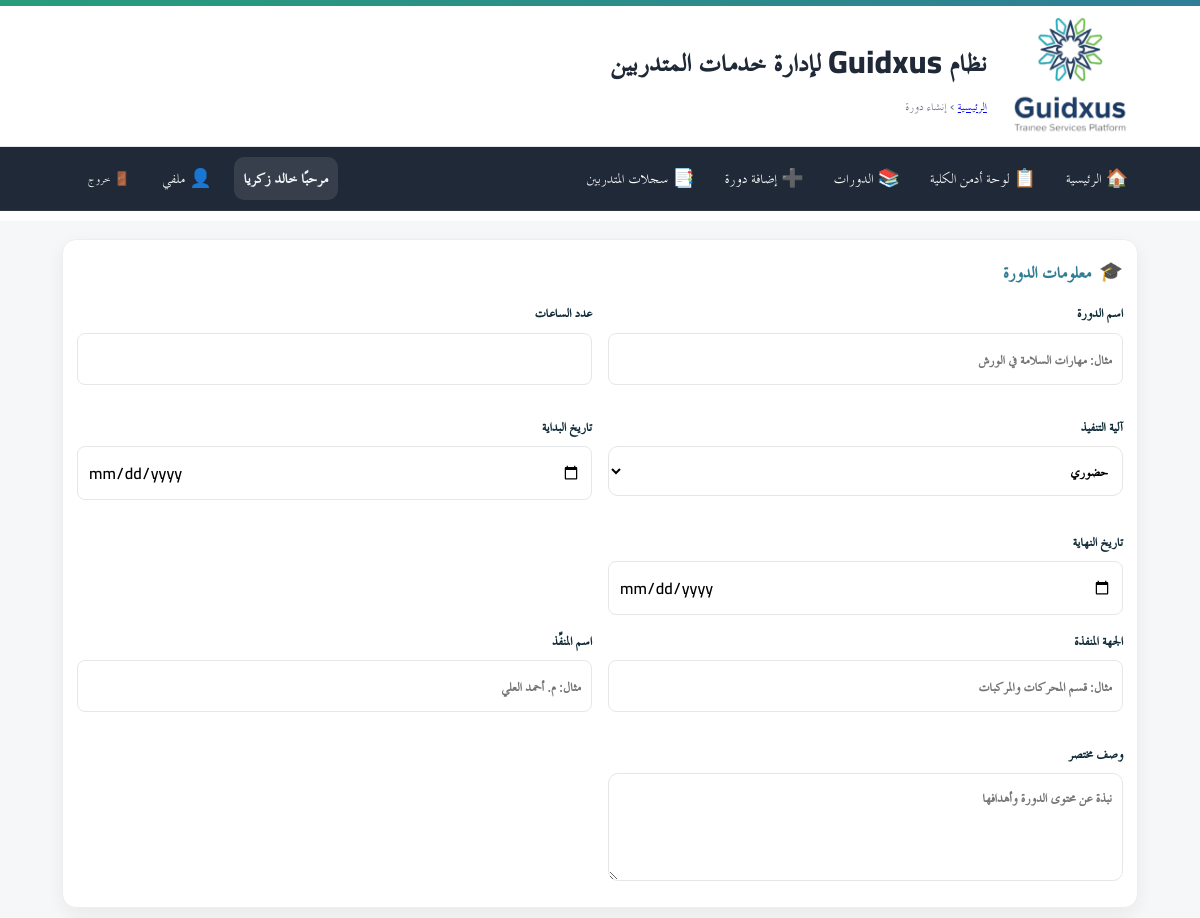
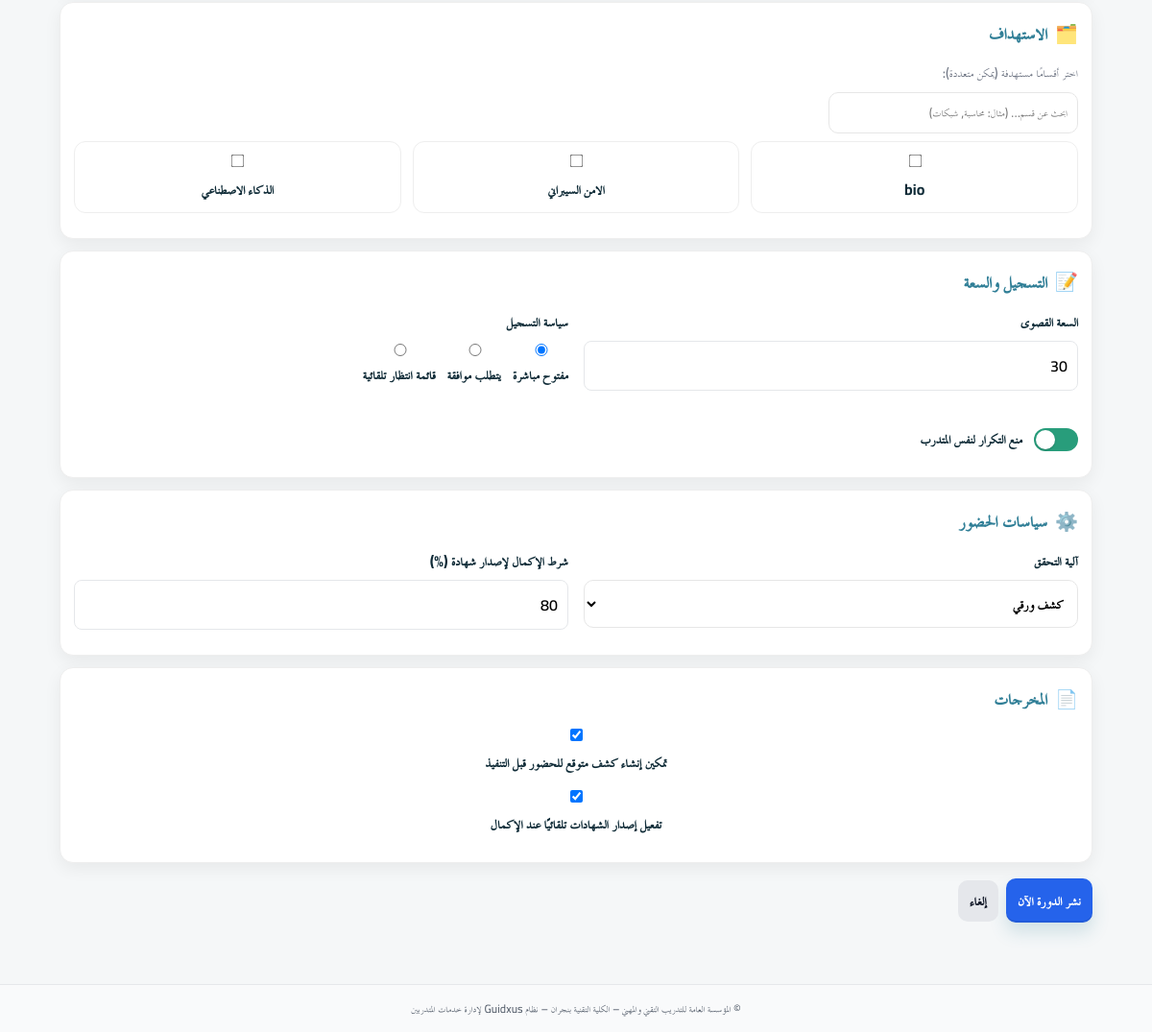
The app's page /hod/courses/new (signed in) with its own data (2 pictures, top to bottom).
### app/models.py (models this page shows)
class User(Base):
    __tablename__ = "users"
    id = Column(Integer, primary_key=True, autoincrement=True)
    full_name = Column(String(255), nullable=False)
    username = Column(String(100), unique=True, nullable=False, index=True)
    password_hash = Column(String(255), nullable=False)
    is_admin = Column(Boolean, default=False, nullable=False)   # سوبر أدمن (صلاحيات كاملة)
    is_college_admin = Column(Boolean, default=False, nullable=False)  # أدمن كلية (صلاحيات في نطاق كلية واحدة)
    college_admin_college = Column(String(255), nullable=True)  # الكلية التي يديرها أدمن الكلية
    is_hod = Column(Boolean, default=False, nullable=False)      # رئيس قسم؟
    is_doc = Column(Boolean, default=False, nullable=False)      # 👈 طبيب الكلية (جديد)
    doctor_college = Column(String(255), nullable=True)          # الكلية التي يعمل فيها الطبيب
    hod_college = Column(String(255), nullable=True)             # كلية رئيس القسم (إن وُجد)
    is_active = Column(Boolean, default=True, nullable=False)
    must_change_password = Column(Boolean, default=True, nullable=False)  # يجب تغيير كلمة المرور عند أول دخول
    created_at = Column(DateTime, server_default=func.now(), nullable=False)
    updated_at = Column(DateTime, onupdate=func.now())
    headed_departments = relationship(
        "Department",
        back_populates="head_user",
        foreign_keys="Department.head_user_id",
        lazy="selectin",
    )
    login_logs = relationship(
        "LoginLog",
        back_populates="user",
        cascade="all, delete-orphan",
        passive_deletes=True,
        lazy="selectin",
    )

class Department(Base):
    __tablename__ = "departments"
    id = Column(Integer, primary_key=True, index=True)
    name = Column(String(255), nullable=False)       # مثال: "تقنية إدارة أنظمة الشبكات - كلية نجران"
    college = Column(String(255), nullable=False)
    is_active = Column(Boolean, nullable=False, default=True)
    head_user_id = Column(Integer, ForeignKey("users.id", ondelete="SET NULL"), nullable=True)
    head_user = relationship(
        "User",
        foreign_keys=[head_user_id],
        back_populates="headed_departments",
        lazy="joined",
    )
    hod_name = Column(String(255), nullable=True)
    created_at = Column(DateTime, server_default=func.now(), nullable=False)
    updated_at = Column(DateTime, server_default=func.now(), onupdate=func.now(), nullable=False)
    __table_args__ = (
        Index("idx_departments_name", "name"),
        Index("idx_departments_college", "college"),
    )

### app/routers/hod.py (the view)
@router.get("/courses/new")
def create_course_form(
    request: Request,
    edit: Optional[int] = None,
    db: Session = Depends(get_db),
    user: CurrentUser = Depends(require_hod_or_admin),
):
    if edit:
        return RedirectResponse(url=f"/hod/courses/{edit}/edit", status_code=status.HTTP_302_FOUND)
    q = db.query(Department)
    if user.is_hod and user.hod_college:
        q = q.filter(Department.college == user.hod_college)
    elif user.is_college_admin and user.college_admin_college:
        q = q.filter(Department.college == user.college_admin_college)
    departments = q.order_by(Department.name.asc()).all()
    return templates.TemplateResponse(
        "hod/create_course.html",
        {"request": request, "departments": departments, "current_user": user},
    )

### app/templates/hod/create_course.html (shortened to what this page needs)
{% extends "base.html" %}
{% block breadcrumb %}
  <a href="/hod/">الرئيسية</a> › <span>{{ 'تعديل دورة' if edit_mode else 'إنشاء دورة' }}</span>
{% endblock %}
{% block content %}
{% set c = course if (edit_mode and course is defined) else None %}
{% set mode_val = (c.mode if c else '') %}
{% set selected_ids = (selected_department_ids if (edit_mode and selected_department_ids is defined) else []) %}
<form class="form prestige-form" method="post" action="{{ '/hod/courses/' ~ c.id ~ '/edit' if c else '/hod/courses/new' }}">
  <section class="card card-prestige">
    <div class="card-head">
      <div class="card-icon">🎓</div>
      <h3>معلومات الدورة</h3>
    </div>
    <div class="grid">
      <label>اسم الدورة
        <input type="text" name="title" required placeholder="مثال: مهارات السلامة في الورش" value="{{ c.title if c else '' }}">
      </label>
      <label>عدد الساعات
        <input type="number" name="hours" step="0.5" min="0.5" required value="{{ c.hours if c else '' }}">
      </label>
      <label>آلية التنفيذ
        <select name="mode" required>
          <option value="in_person" {{ 'selected' if mode_val in ['in_person','حضوري','حضوري '] else '' }}>حضوري</option>
        </select>
      </label>
      <label>تاريخ البداية
        <input type="date" name="start_date" required
               value="{{ (c.start_date.strftime('%Y-%m-%d') if c and c.start_date else '') }}">
      </label>
      <label>تاريخ النهاية
        <input type="date" name="end_date" required
               value="{{ (c.end_date.strftime('%Y-%m-%d') if c and c.end_date else '') }}">
      </label>
    </div>
    <div class="grid">
      <label>الجهة المنفذة
        <input type="text" name="provider" placeholder="مثال: قسم المحركات والمركبات" value="{{ c.provider if c else '' }}">
      </label>
      <label>اسم المنفِّذ
        <input type="text" name="provider_name" placeholder="مثال: م. أحمد العلي" value="{{ c.provider_name if c else '' }}">
      </label>
      <label>وصف مختصر
        <textarea name="description" rows="3" placeholder="نبذة عن محتوى الدورة وأهدافها">{{ c.description if c else '' }}</textarea>
      </label>
    </div>
  </section>
  <section class="card card-prestige">
    <div class="card-head">
      <div class="card-icon">🗂️</div>
      <h3>الاستهداف</h3>
    </div>
    <div class="muted">اختر أقسامًا مستهدفة (يمكن متعددة):</div>
    <div class="dep-toolbar">
      <input type="search" id="dep-filter" placeholder="ابحث عن قسم… (مثال: محاسبة, شبكات)">
    </div>
    <div class="checkbox-grid" id="dep-grid">
      {% for dep in departments %}
        <label class="checkbox">
          <input type="checkbox" name="target_department_ids" value="{{ dep.id }}"
                 {% if edit_mode and (dep.id in selected_ids) %}checked{% endif %}>
          <span>{{ dep.name }}</span>
        </label>
      {% else %}
        <div class="muted">لا توجد أقسام مسجلة بعد.</div>
      {% endfor %}
    </div>
  </section>
  <section class="card card-prestige">
    <div class="card-head">
      <div class="card-icon">📝</div>
      <h3>التسجيل والسعة</h3>
    </div>
    <div class="grid">
      <label>السعة القصوى
        <input type="number" name="capacity" min="1" required value="{{ c.capacity if c else 30 }}">
      </label>
      <label>سياسة التسجيل
        {% set policy = c.registration_policy if c else 'open' %}
        <div class="inline">
          <label class="radio"><input type="radio" name="registration_policy" value="open"     {{ 'checked' if policy=='open' else '' }}> مفتوح مباشرة</label>
          <label class="radio"><input type="radio" name="registration_policy" value="approval" {{ 'checked' if policy=='approval' else '' }}> يتطلب موافقة</label>
          <label class="radio"><input type="radio" name="registration_policy" value="waitlist" {{ 'checked' if policy=='waitlist' else '' }}> قائمة انتظار تلقائية</label>
        </div>
      </label>
      <label class="toggle">منع التكرار لنفس المتدرب
        <span class="slider"></span>
      </label>
    </div>
  </section>
  <section class="card card-prestige">
    <div class="card-head">
      <div class="card-icon">⚙️</div>
      <h3>سياسات الحضور</h3>
    </div>
    <div class="grid">
      {% set av = c.attendance_verification if c else 'paper' %}
      <label>آلية التحقق
        <select name="attendance_verification">
          <option value="paper" {{ 'selected' if av=='paper' else '' }}>كشف ورقي</option>
        </select>
      </label>
      <label>شرط الإكمال لإصدار شهادة (%)
        <input type="number" name="completion_threshold" min="0" max="100" value="{{ c.completion_threshold if c else 80 }}">
      </label>
    </div>
  </section>
  <section class="card card-prestige">
    <div class="card-head">
      <div class="card-icon">📄</div>
      <h3>المخرجات</h3>
    </div>
    <label class="checkbox">
      <input type="checkbox" name="create_expected_roster" {{ 'checked' if (c and c.create_expected_roster) or (not c) else '' }}>
      <span>تمكين إنشاء كشف متوقع للحضور قبل التنفيذ</span>
    </label>
    <label class="checkbox">
      <input type="checkbox" name="auto_issue_certificates" {{ 'checked' if (c and c.auto_issue_certificates) or (not c) else '' }}>
      <span>تفعيل إصدار الشهادات تلقائيًا عند الإكمال</span>
    </label>
  </section>
  <div class="actions actions-prestige">
    <button type="submit" class="btn btn-primary btn-prestige">{{ 'حفظ التعديلات' if c else 'نشر الدورة الآن' }}</button>
    <a class="btn btn-secondary" href="/hod/">{{ 'رجوع' if c else 'إلغاء' }}</a>
  </div>
</form>
{% endblock %}

### app/templates/base.html (shortened to what this page needs)
<!doctype html>
<html lang="ar" dir="rtl">
<head>
  <link rel="stylesheet" href="/static/css/app.css">
  <link rel="stylesheet" href="/static/css/custom.css">
</head>
<body>
  <header class="site-header">
    <div class="topband"></div>
    <div class="header-inner">
      {% if ui_logo_url %}
        <img src="{{ ui_logo_url }}" alt="{{ app_name or 'Logo' }}" class="logo">
      {% else %}
        <img src="/static/images/favicon.ico" alt="{{ app_name or 'Logo' }}" class="logo">
      {% endif %}
      <div class="titles">
        <h1 class="site-title">نظام Guidxus لإدارة خدمات المتدربين</h1>
        <div class="breadcrumb">{% block breadcrumb %}{% endblock %}</div>
      </div>
    </div>
  </header>
  <nav class="main-nav">
    <div class="nav-inner">
      <a href="/">🏠 الرئيسية</a>
      {% set cu = request.session.get('user') %}
      {% set display_name = (cu.get('full_name') if cu and cu.get('full_name') else (cu.get('username') if cu and cu.get('username') else 'مستخدم')) %}
      {% if cu %}
        {% if cu.get('is_college_admin') %}
          <a href="/admin/">📋 لوحة أدمن الكلية</a>
          <a href="/hod/courses">📚 الدورات</a>
          <a href="/hod/courses/new">➕ إضافة دورة</a>
          <a href="/hod/skills-record">📑 سجلات المتدربين</a>
        {% endif %}
        <div class="navbar-right">
          <span class="greeting">مرحبًا {{ display_name }}</span>
          <a href="/profile/" class="btn-link" title="ملفي الشخصي">👤 ملفي</a>
          <form method="post" action="/auth/logout" style="margin:0;">
            <button class="btn-link btn-logout" title="تسجيل الخروج">🚪 خروج</button>
          </form>
        </div>
      {% else %}
        <div class="nav-spacer"></div>
        <a href="/auth/login">🔐 تسجيل الدخول</a>
      {% endif %}
    </div>
  </nav>
  <main class="container">
    {% block content %}{% endblock %}
  </main>
  <footer class="site-footer">
    <div class="container">
      <small>
        {{ ui_footer or "© المؤسسة العامة للتدريب التقني والمهني – الكلية التقنية بنجران – نظام Guidxus لإدارة خدمات المتدربين" }}
      </small>
    </div>
  </footer>
</body>
</html>

### app/static/css/app.css (style rules this page uses)
:root { --tvtc-green-1:#7EC6A4; --tvtc-green-2:#289D7B; --tvtc-blue-1:#6BB6C8; --tvtc-blue-2:#2F7E96; --tvtc-gray-1:#F5F7F8; --tvtc-gray-2:#E5E7EA; --tvtc-gray-3:#6B7280; --tvtc-black:#1F2937; --tvtc-ivory:#FAFAF7; }
* { box-sizing:border-box; font-family:"Cairo","TraditionalArabicCustom","MajallaCustom","Noto Kufi Arabic","Segoe UI",Arial,sans-serif; }
body { margin:0; background:linear-gradient(180deg,var(--tvtc-ivory),#fff 220px,var(--tvtc-gray-1) 221px); color:var(--tvtc-black); font-size:18px; line-height:1.7; }
.container { max-width:1100px; margin-inline:auto; padding:16px; }
.site-header { background:#fff; border-bottom:1px solid var(--tvtc-gray-2); }
.header-inner { display:flex; align-items:center; gap:16px; padding-block:12px; }
.logo { height:56px; width:auto; filter: drop-shadow(0 1px 0 rgba(0,0,0,.05)); }
.site-title { margin:0; color:var(--tvtc-blue-2); font-weight:700; letter-spacing:.3px; }
.breadcrumb { color:var(--tvtc-gray-3); font-size:.9rem; }
.topband { height:6px; background:linear-gradient(90deg,var(--tvtc-green-2),var(--tvtc-blue-2)); }
.site-footer { margin-top:40px; background:#fff; border-top:1px solid var(--tvtc-gray-2); padding:16px; color:var(--tvtc-gray-3); text-align:center; }
.card { background:#fff; border:1px solid var(--tvtc-gray-2); border-radius:12px; padding:16px; margin-block:12px; box-shadow:0 2px 6px rgba(0,0,0,.04); }
.card-prestige { border:1px solid rgba(31,41,55,.06); border-top:0; box-shadow:0 6px 18px rgba(0,0,0,.06); position:relative; overflow:hidden; }
.card-head { display:flex; align-items:center; gap:10px; margin-bottom:8px; }
.card-head h3 { margin:0; font-weight:800; color:var(--tvtc-blue-2); }
.card-icon { font-size:1.1rem; opacity:.9; }
.form label { display:block; margin-bottom:12px; font-weight:700; font-size:1rem; color:#0f2b37; }
.form input[type="text"], .form input[type="number"], .form input[type="date"], .form select, .form textarea { font-size:1rem; width:100%; padding:10px; border:1px solid var(--tvtc-gray-2); border-radius:8px; background:#fff; font-weight:600; }
.form textarea { resize:vertical; }
.grid { display:grid; grid-template-columns:repeat(2,1fr); gap:12px; }
.prestige-form .grid { grid-template-columns:repeat(2,1fr); gap:16px; }
.checkbox-grid { display:grid; grid-template-columns:repeat(4,1fr); gap:10px; }
.inline { display:flex; gap:12px; flex-wrap:wrap; }
.radio { font-weight:400; }
.checkbox { font-weight:400; display:flex; align-items:center; gap:8px; }
.toggle { position:relative; padding-right:58px; }
.toggle .slider { position:absolute; right:0; top:50%; transform:translateY(-50%); width:46px; height:24px; background:var(--tvtc-gray-2); border-radius:999px; transition:.2s; }
.toggle .slider::after { content:""; position:absolute; top:2px; right:2px; width:20px; height:20px; background:#fff; border-radius:50%; box-shadow:0 1px 2px rgba(0,0,0,.2); transition:.2s; }
.toggle input:checked + .slider { background:var(--tvtc-green-2); }
.toggle input:checked + .slider::after { right:24px; }
.actions { display:flex; gap:12px; justify-content:flex-start; margin-top:16px; }
.btn { display:inline-block; padding:12px 18px; border-radius:10px; border:1px solid transparent; text-decoration:none; font-weight:800; font-size:1rem; cursor:pointer; }
.btn-primary { background:var(--tvtc-blue-2); color:#fff; }
.btn-secondary { background:#fff; color:var(--tvtc-blue-2); border-color:var(--tvtc-blue-2); }
.btn-prestige { box-shadow:0 10px 18px rgba(47,126,150,.18), inset 0 -2px 0 rgba(0,0,0,.08); }
.muted { color:var(--tvtc-gray-3); font-size:.95rem; }
.main-nav { background: #1f2937; color: #fff; border-bottom: 1px solid rgba(255,255,255,.06); }
.main-nav .nav-inner { display: flex; gap: 10px; align-items: center; padding: 10px 12px; max-width: 1100px; margin: 0 auto; }
.main-nav a { color:#fff; text-decoration:none; padding:6px 10px; border-radius:8px; }
.main-nav form { margin-inline-start: auto; }
.btn-link { background: transparent; color: #fff; border: 0; cursor: pointer; padding: 6px 10px; border-radius: 8px; }

### records on screen
User: full_name "خالد زكريا"
Department: name "bio"
Department: name "الامن السيبراني"
Department: name "الذكاء الاصطناعي"

### other values on screen
{{ 'تعديل دورة' if edit_mode else 'إنشاء دورة' }} "إنشاء دورة"
{{ 'حفظ التعديلات' if c else 'نشر الدورة الآن' }} "نشر الدورة الآن"
{{ 'رجوع' if c else 'إلغاء' }} "إلغاء"
